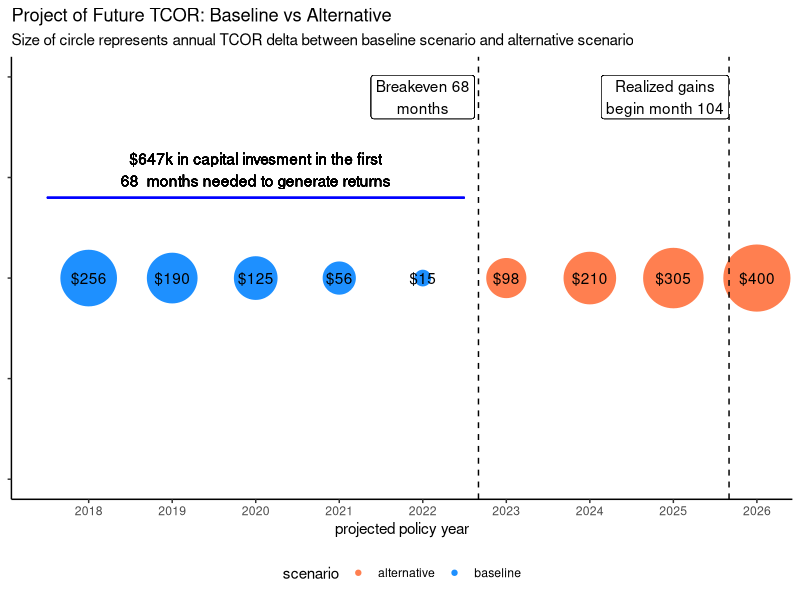

This chart was generated by the following R code: (Note: this script raises an error after producing the figure.)
## ---- chunk 1
suppressPackageStartupMessages({
        library(tidyverse)
        library(glue)
        })

d_raw <- tribble(
  ~py, ~delta,
  2018,  -256,
  2019,  -190,
  2020,  -125,
  2021,   -56,
  2022,   -15,
  2023,    98,
  2024,   210,
  2025,   305,
  2026,   400
)

d <- mutate(d_raw, 
            scenario = as.factor(case_when(delta > 0 ~ "alternative", TRUE ~ "baseline")),
            label = glue("${abs(delta)}")
)
d
## ---- chunk 2
ggplot(d, aes(x = py)) + 
        geom_point(aes(y = 1, size = abs(delta), color = scenario)) +
        scale_size(range = c(5, 22)) +
        geom_text(aes(y = 1, label = label)) + 
        scale_color_manual(values = c("#FF7F50", "#1E90FF")) +
        geom_vline(xintercept = c(2022 + 2/3, 2025 + 2/3), linetype = "dashed") +
        geom_label(aes(x = 2022, y = 1.45, label = "Breakeven 68\nmonths")) +
        geom_label(aes(x = 2024.9, y = 1.45, label = "Realized gains\nbegin month 104")) +
        geom_segment(aes(x = 2017.5, xend = 2022.5, y = 1.2, yend = 1.2), color = "blue") +
        geom_text(aes(x = 2020, y = 1.27), label = "$647k in capital invesment in the first\n68  months needed to generate returns") +
        scale_x_continuous(breaks = 2018:2026, name = "projected policy year") +
        scale_y_continuous(limits = c(0.5, 1.5)) +
        ggtitle("Project of Future TCOR: Baseline vs Alternative", "Size of circle represents annual TCOR delta between baseline scenario and alternative scenario") +
        theme_classic() +
        guides(size = FALSE) +
        theme(legend.position = "bottom", 
              axis.title.y = element_blank(), 
              axis.text.y = element_blank())
        
## ---- chunk 3
d_alt <- mutate(d_raw, 
            scenario = as.factor(case_when(delta > 0 ~ "savings", TRUE ~ "cost")),
            label = glue("${abs(delta)}"),
            cumdelta = cumsum(delta),
            start = cumdelta - delta
)
d_alt
## ---- chunk 4
ggplot(d_alt) +
        geom_rect(aes(xmin = py - 0.2, 
                  xmax = py + 0.2, 
                  ymin = start, 
                  ymax = cumdelta,
                  fill = scenario)) +
        geom_hline(yintercept = 0) +
        geom_hline(yintercept = -675) +
        scale_x_continuous(breaks = 2017:2027) +
        ggtitle()
        theme_classic()
## ---- chunk 5

d_alt2 <- split(d, d$py) %>%
        map_dfr( ~ tibble(py = .x$py, pm = 1:12, mdelta = .x$delta /12 * 1:12)) %>%
        mutate(use_date = lubridate::ymd(glue::glue("{py}-{pm}-01")),
               cumdelta = cumsum(mdelta), start = cumdelta - mdelta,
               scenario = as.factor(case_when(mdelta > 0 ~ "savings", TRUE ~ "costs"))
               )
## ---- chunk 6
ggplot(d_alt) + 
        geom_rect(aes(xmin = use_date - 16, 
                      xmax = use_date + 16, 
                      ymin = start, 
                      ymax = cumdelta,
                      fill = scenario))
          #scale_x_continuous(breaks = 2018:202, expand = c(0, 0),
          #           sec.axis = sec_axis(~ 12*(. - 2017), name = "Months into Future", breaks = 12*(1:9))) 
